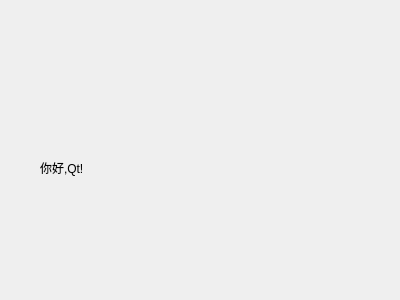
<?xml version="1.0" encoding="UTF-8"?>
<ui version="4.0">
 <class>myDialog</class>
 <widget class="QDialog" name="myDialog">
  <property name="geometry">
   <rect>
    <x>0</x>
    <y>0</y>
    <width>400</width>
    <height>300</height>
   </rect>
  </property>
  <property name="windowTitle">
   <string>Dialog</string>
  </property>
  <widget class="QLabel" name="label">
   <property name="geometry">
    <rect>
     <x>40</x>
     <y>160</y>
     <width>151</width>
     <height>16</height>
    </rect>
   </property>
   <property name="text">
    <string>你好,Qt!</string>
   </property>
  </widget>
 </widget>
 <resources/>
 <connections/>
</ui>
